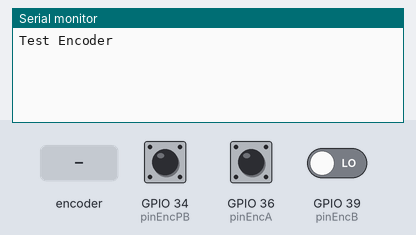
Recording of a sketch running on a simulated ESP32. Parts: the last lines printed to the serial monitor. The test bench sets the inputs (shaded band); at power-on: GPIO 34 (pinEncPB) HIGH, GPIO 36 (pinEncA) HIGH, GPIO 39 (pinEncB) LOW.

Above: at 1.3 s.
1.4 s: rotary encoder on GPIO 36 (pinEncA) / GPIO 39 (pinEncB) turned 3 steps (first pin leading)
At 2.6 s:
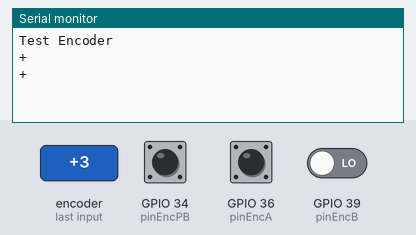
3.5 s: GPIO 34 (pinEncPB) pulled LOW for 0.15 s
At 4.9 s:
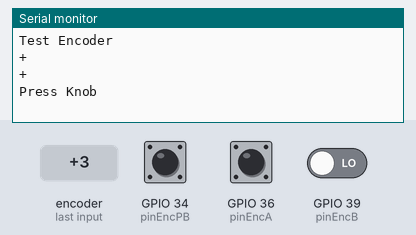
5.2 s: GPIO 34 (pinEncPB) pulled LOW for 3.2 s
At 8.1 s:
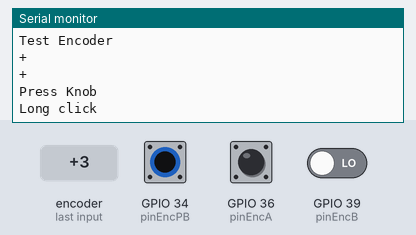
9.9 s: rotary encoder on GPIO 36 (pinEncA) / GPIO 39 (pinEncB) turned 2 steps (second pin leading)
At 11.1 s:
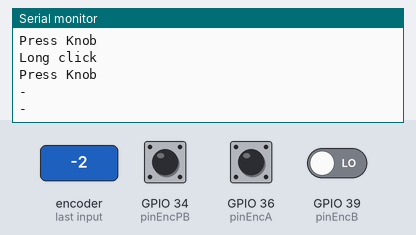

Measured:
- after the input at 1.4 s, the serial monitor: prints a new line after 0.28 s (image 1)
- after the input at 3.5 s, the serial monitor: prints a new line after 0.21 s (image 2)
- after the input at 5.2 s, the serial monitor: prints a new line after 2.1 s (image 3)
- after the input at 9.9 s, the serial monitor: prints a new line after 0.08 s (image 4)

The sketch:

TestEncoder.ino
```cpp
// TEST ENCODER
// ESP32_MP

#include "src/Button2/Button2.h"

/***** Encoder pins *****/
const byte pinEncA     = 36; //Data (Rpullup inclusa in encoder breakout)
const byte pinEncB     = 39; //CLK  (Rpullup inclusa in encoder breakout)
const byte pinEncPB    = 34; //PB   (Rpullup inclusa in encoder breakout)
volatile int encCount = 0;
volatile byte encState = 0;
//ESP32Encoder encoder;
Button2 EncPB;
bool disableEncPB=0;

void setup()
{
   Serial.begin(115200);
   delay(100);
   Serial.println("Test Encoder");
   initEncoder();                  // Initialize encoder

}

void loop()
{
    EncPB.loop();          // digital button service (Button2 lib)
    encService();

    /***** ENCODER SERVICE CW ROTATION *****/
    if (encCount > 0) //CW rotation INCREMENT
    {
       encCount = 0;
       Serial.println("+");
    }

    /***** ENCODER SERVICE CCW ROTATION *****/
    if (encCount < 0) //CCW rotation DECREMENT
    {
       encCount = 0;
       Serial.println("-");
    }

    delay(10);
}

// ENCODER BUTTON LONG PRESS EVENT
void longClickDetected(Button2& btn)
{
  Serial.println("Long click");
}

// ENCODER BUTTON CLICK EVENT
void released(Button2& btn)
{
  Serial.println("Press Knob");
}

// Initialize Encoder Push Button
void initEncoder()
{
    pinMode(pinEncA, INPUT);  // PULL UP già nella breakout board, add 100nF Capacitor
    pinMode(pinEncB, INPUT);

    #define DEBOUNCE_MS 50
    #define LONGCLICK_MS 2000
    #define DOUBLECLICK_MS 3000

    EncPB.begin(pinEncPB);
    //EncPB.setPressedHandler(pressed);
    EncPB.setReleasedHandler(released);

    EncPB.setLongClickTime(LONGCLICK_MS);
    EncPB.setLongClickDetectedHandler(longClickDetected); //quando è passato il tempo prastabilito mantenendo premuto il pulsante
    EncPB.setLongClickDetectedRetriggerable(false); //???
}

// Run repeatedly Encoder Knob
void encService()
{
  bool CHA = digitalRead(pinEncA);
  bool CHB = digitalRead(pinEncB);
  switch (encState) {
    case 0:
      if (CHA==0 && CHB==1) encState=1;
      if (CHA==1 && CHB==0) encState=4;
      break;
    case 1:
      if (CHA==1 && CHB==1) encState=0;
      if (CHA==0 && CHB==0) encState=2;
      break;
    case 2:
      if (CHA==1 && CHB==0) encState=3;
      if (CHA==0 && CHB==1) encState=1;
      break;
    case 3:
      if (CHA==1 && CHB==1) { encState=0;  encCount++; }
      if (CHA==0 && CHB==0) encState=2;
      break;
    case 4:
      if (CHA==1 && CHB==1) encState=0;
      if (CHA==0 && CHB==0) encState=5;
      break;
    case 5:
      if (CHA==0 && CHB==1) encState=6;
      if (CHA==1 && CHB==0) encState=4;
      break;
    case 6:
      if (CHA==1 && CHB==1) { encState=0;  encCount--; }
      if (CHA==0 && CHB==0) encState=5;
      break;
  }
}
```
